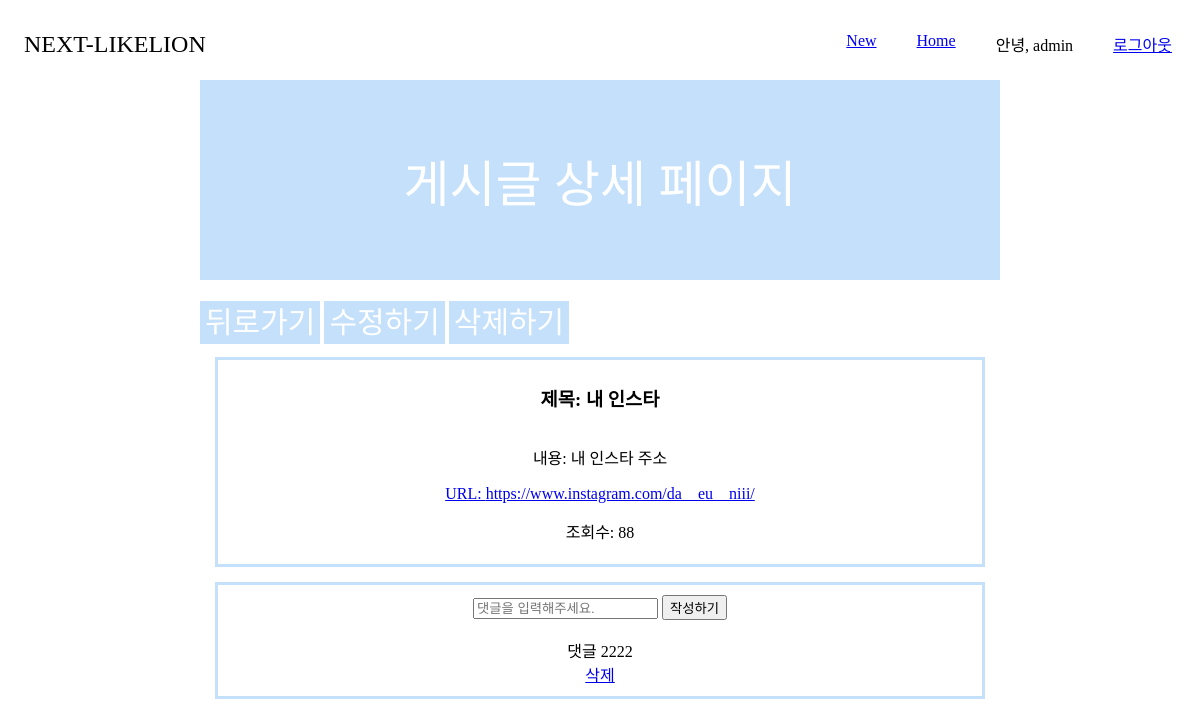
Screenshot of /detail/1 (signed in) with the database file from the repository.
### app/models.py (models this page shows, shortened)
class Post(models.Model):
    title = models.CharField(max_length=50)
    content = models.TextField()
    address = models.URLField(max_length=200, blank = False, default='')
    hit = models.PositiveBigIntegerField(default=0)
    author = models.ForeignKey(User, models.CASCADE, related_name="posts")
    @property
    def update_counter(self):
        self.hit = self.hit + 1
        self.save()

class Comment(models.Model):
    post = models.ForeignKey(Post, on_delete=models.CASCADE, related_name='comments')
    content = models.TextField()
    author = models.ForeignKey(User, models.CASCADE, related_name="comments")

### app/views.py (the view, shortened to what this page needs)
# urls.py: path('detail/<int:post_pk>', views.detail_page, name='detail_page'),
@login_required(login_url="/registration/login")
def detail_page(request, post_pk):
    post = Post.objects.get(pk=post_pk)
    post.update_counter
    print(type(post.author), "post.author")
    return render(request, 'app/detail_page.html', {"post": post})

### app/templates/app/detail_page.html (shortened to what this page needs)
{% extends 'base.html' %}
{% block css %}
{% load static %}
<link rel="stylesheet" type="text/css" href="{% static 'app/detail_page.css' %}">
{% endblock css %}
{% block header %}
게시글 상세 페이지
{% endblock %}
{% block write %}
<a class="btn" href="{% url 'list_page' %}">뒤로가기</a>
{% if user.is_authenticated and post.author.pk == user.pk %}
<a class="btn" href="{% url 'edit_page' post.pk %}">수정하기</a>
<a class="btn" href="{% url 'delete' post.pk %}">삭제하기</a>
{% endif %}
{% endblock %}
{% block content %}
<h3>제목: {{ post.title }}</h2>
  <p>내용: {{ post.content }}</p>
  <a href="{{ post.address }}">URL: {{ post.address }}</a>
  <p>조회수: {{ post.hit }}</p>
{% endblock %}
{% block comment %}
    <form method="POST">
      <input type="text" name="content" placeholder="댓글을 입력해주세요.">
      <button type="submit">작성하기</button>
    </form>
    <br>
    {% for comment in post.comments.all %}
    {% if user.is_authenticated and comment.author.pk == user.pk %}
    <li>{{comment.content}}</li>
    <a href="{% url 'delete-comment' post.pk comment.pk %}">삭제</a>
    {% endif %}
    {% endfor %}
{% endblock %}

### app/templates/base.html (shortened to what this page needs)
<!DOCTYPE html>
<html lang="en">
<head>
  {% load static %} {% load socialaccount %} {% providers_media_js %}
  <link rel="stylesheet" type="text/css" href="{% static 'app/base.css' %}">
  {% block css %}
  {% endblock css %}
</head>
<body>
  <nav id="navbar">
    <div class="navbar__logo">
      <a>NEXT-LIKELION</a>
    </div>
    <ul class="navbar__menu">
      <li class="navbar__menu__item"><a href="{% url 'create_page' %}">New</a></li>
      <li class="navbar__menu__item">
        <a href="{% url 'list_page' %}">Home</a>
      </li>
      {% if user.is_authenticated %}
      <span class="navbar__menu__item">안녕, {{user.username}}</span>
      <li class="navbar__menu__item"><a href="{% url 'logout' %}">로그아웃</a></li>
      {% endif %}
    </ul>
  </nav>
  <div class="page-wrapper">
    <div class="page-container">
      <header class="page-header">
        {% block header %}
        {% endblock %}
      </header>
      <br>
      {% block write %}
      {% endblock %}
      <br>
      <div class="content-container">
        {% block content %}
        {% endblock %}
      </div>
      <div class="comment-container">
        {% block comment %}
        {% endblock %}
      </div>
    </div>
  </div>
</body>
</html>

### app/static/app/base.css (style rules this page uses)
.page-wrapper { display: flex; justify-content: center; }
.page-header { width: 800px; height: 200px; font-size: 50px; background-color: rgb(196, 224, 250); display: flex; align-items: center; justify-content: center; color: white; }
.content-container { border: solid; border-color: rgb(196, 224, 250); margin: 15px; padding: 5px; display: flex; align-items: center; flex-direction: column; }
.btn { background-color: rgb(196, 224, 250); width: 200px; height: 40px; padding: 5px; font-size: 30px; text-decoration: none; color: white; text-align: center; }
ul { list-style: none; padding-left: 0; }
#navbar { width: 100%; display: flex; justify-content: space-between; align-items: center; transition: all 300ms ease-in-out; z-index: 1; }
.navbar__logo { padding: 8px 16px; font-size: 24px; }
.navbar__menu { display: flex; padding-left: 0; }
.navbar__menu .navbar__menu__item { padding: 8px 16px; margin: 0 4px; cursor: pointer; }

### app/static/app/detail_page.css (style rules this page uses)
.comment-container { border: solid; border-color: rgb(196, 224, 250); margin: 15px; padding: 10px; display: flex; align-items: center; flex-direction: column; }
li { list-style: none; padding-left: 0px; }

### rows the page displays
Post: title "내 인스타", content "내 인스타 주소", address "https://www.instagram.com/da__eu__niii/", hit "88"
Comment: content "댓글 2222"

### other values shown
{{ user.username }} "admin"
